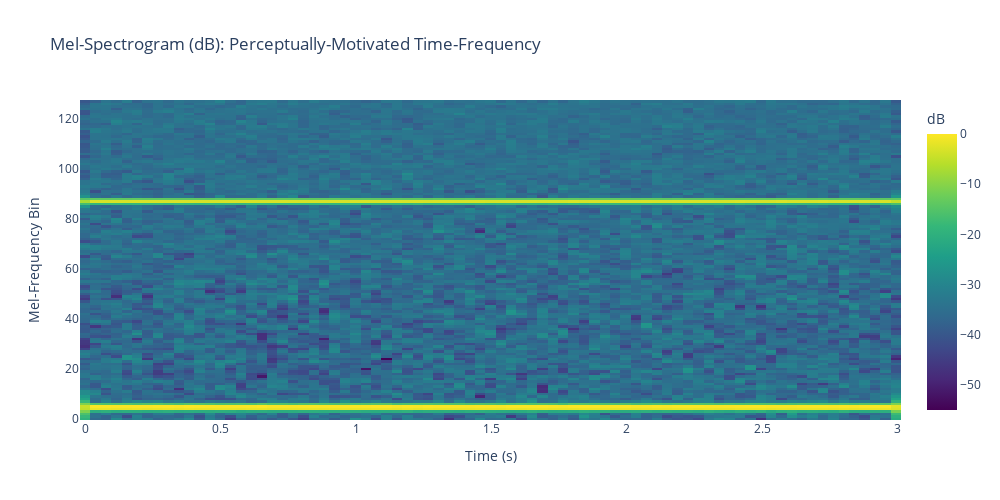

Here is the notebook cell this chart was saved with:
### Code cell
# ============================================================================
# SECTION 5: MEL-SPECTROGRAM (Perceptually-Motivated Time-Frequency)
# ============================================================================
# Why: Human hearing doesn't perceive frequency on a linear scale.
#      We hear differences better in lower frequencies (e.g., 100 Hz vs 200 Hz)
#      than in higher frequencies (e.g., 5000 Hz vs 5100 Hz).
#      Mel-scale warps frequency to match human perception!
# What we'll see: Same time-frequency heatmap as spectrogram, but frequency
#                 axis is compressed at low frequencies, stretched at high.
# Key insight: Mel-spectrograms are the standard input for audio ML models.
# ============================================================================

import librosa

# --- Compute Mel-Spectrogram ---
# Parameters:
#   - n_fft=2048: FFT window size (frequency resolution)
#   - hop_length=512: number of samples between frames (time resolution)
#   - n_mels=128: number of mel-frequency bands (perceptual frequency buckets)
#   - fmin/fmax: frequency range (20 Hz to 8000 Hz covers most speech)

hop_length = 614
# Compute mel-spectrogram (returns power directly in mel-scale)
S_mel = librosa.feature.melspectrogram(
    y=noisy_audio,
    sr=sample_rate,
    n_fft=1024,
    hop_length=hop_length,
    n_mels=128,
    fmin=20,
    fmax=8000,
)

# Convert power to dB scale (same formula as before)
# Why: Compresses dynamic range so weak and strong signals are both visible
S_mel_db = librosa.power_to_db(S_mel, ref=np.max)

# Create time axis (for x-axis labels)
# Each frame corresponds to hop_length samples
t_mel = librosa.frames_to_time(
    np.arange(S_mel_db.shape[1]), sr=sample_rate, hop_length=hop_length
)

# --- Interactive Mel-Spectrogram Heatmap ---
fig = go.Figure(data=go.Heatmap(
    x=t_mel,                                    # Time axis (seconds)
    y=np.arange(S_mel_db.shape[0]),             # Mel-frequency bin index
    z=S_mel_db,                                 # Magnitude in dB
    colorscale='Viridis',                       # Color gradient (dark=low, bright=high)
    colorbar=dict(title='dB')
))

fig.update_layout(
    title='Mel-Spectrogram (dB): Perceptually-Motivated Time-Frequency',
    xaxis_title='Time (s)',
    yaxis_title='Mel-Frequency Bin',
    width=1000,
    height=500,
)

fig.show()

print(f"Mel-Spectrogram shape: {S_mel_db.shape}")
print(f"  → {S_mel_db.shape[1]} time frames × {S_mel_db.shape[0]} mel-frequency bins")
print(f"  → Frequency range: 20 Hz → 8000 Hz (human speech & audio)")
print(f"  → {S_mel_db.shape[0]} mel bands (perceptual buckets) compress low frequencies, stretch high")

### Figure 1 — Plotly figure (JSON) as saved in the notebook; plotly's stock layout.template omitted (floating-point values rounded to 4 significant figures; data arrays with more than 128 entries replaced by an {"elided": "..."} marker saying what was removed)
{"data": [{"colorbar": {"title": {"text": "dB"}}, "colorscale": [[0, "#440154"], [0.1111, "#482878"], [0.2222, "#3e4989"], [0.3333, "#31688e"], [0.4444, "#26828e"], [0.5556, "#1f9e89"], [0.6667, "#35b779"], [0.7778, "#6ece58"], [0.8889, "#b5de2b"], [1, "#fde725"]], "type": "heatmap", "x": [0.0, 0.03837, 0.07675, 0.1151, 0.1535, 0.1919, 0.2303, 0.2686, 0.307, 0.3454, 0.3837, 0.4221, 0.4605, 0.4989, 0.5373, 0.5756, 0.614, 0.6524, 0.6907, 0.7291, 0.7675, 0.8059, 0.8442, 0.8826, 0.921, 0.9594, 0.9978, 1.036, 1.075, 1.113, 1.151, 1.19, 1.228, 1.266, 1.305, 1.343, 1.381, 1.42, 1.458, 1.497, 1.535, 1.573, 1.612, 1.65, 1.688, 1.727, 1.765, 1.804, 1.842, 1.88, 1.919, 1.957, 1.996, 2.034, 2.072, 2.111, 2.149, 2.187, 2.226, 2.264, 2.303, 2.341, 2.379, 2.418, 2.456, 2.494, 2.533, 2.571, 2.61, 2.648, 2.686, 2.725, 2.763, 2.801, 2.84, 2.878, 2.917, 2.955, 2.993], "y": [0, 1, 2, 3, 4, 5, 6, 7, 8, 9, 10, 11, 12, 13, 14, 15, 16, 17, 18, 19, 20, 21, 22, 23, 24, 25, 26, 27, 28, 29, 30, 31, 32, 33, 34, 35, 36, 37, 38, 39, 40, 41, 42, 43, 44, 45, 46, 47, 48, 49, 50, 51, 52, 53, 54, 55, 56, 57, 58, 59, 60, 61, 62, 63, 64, 65, 66, 67, 68, 69, 70, 71, 72, 73, 74, 75, 76, 77, 78, 79, 80, 81, 82, 83, 84, 85, 86, 87, 88, 89, 90, 91, 92, 93, 94, 95, 96, 97, 98, 99, 100, 101, 102, 103, 104, 105, 106, 107, 108, 109, 110, 111, 112, 113, 114, 115, 116, 117, 118, 119, 120, 121, 122, 123, 124, 125, 126, 127], "z": {"elided": "128x79 float values"}}], "layout": {"height": 500, "title": {"text": "Mel-Spectrogram (dB): Perceptually-Motivated Time-Frequency"}, "width": 1000, "xaxis": {"title": {"text": "Time (s)"}}, "yaxis": {"title": {"text": "Mel-Frequency Bin"}}}}
